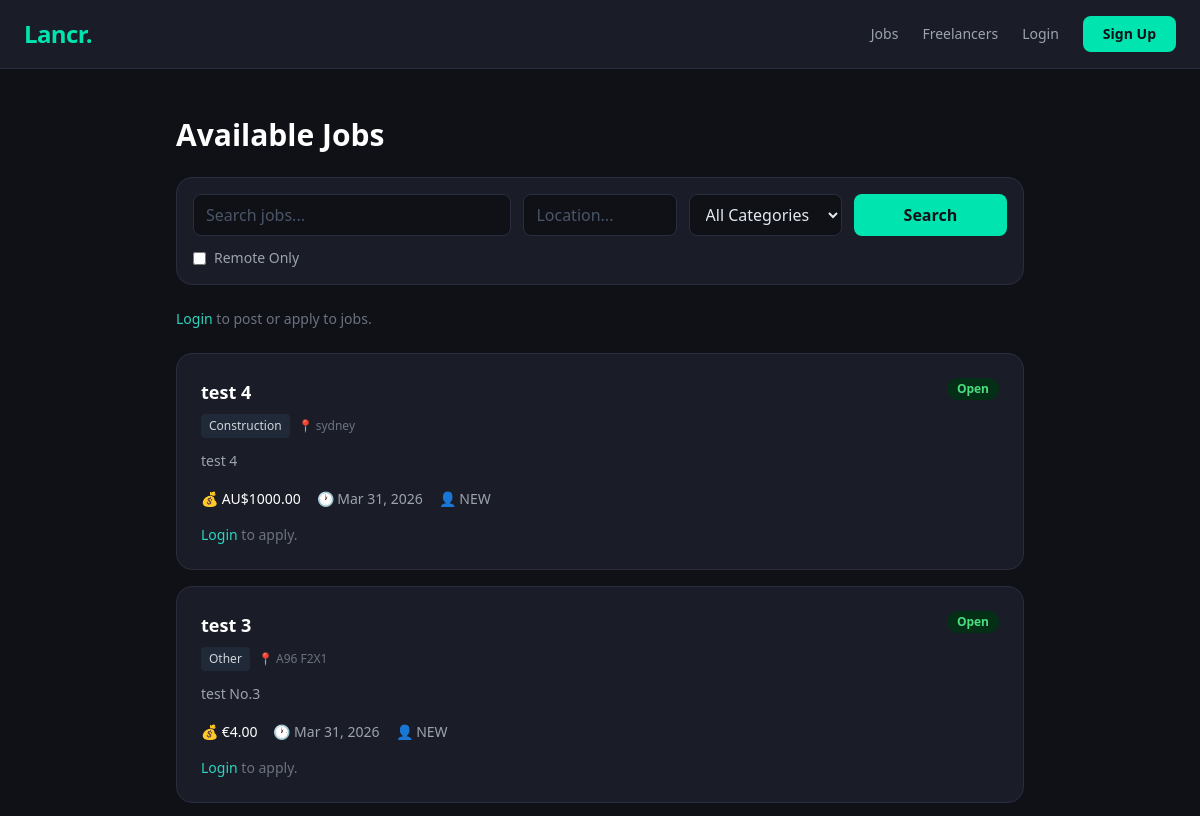
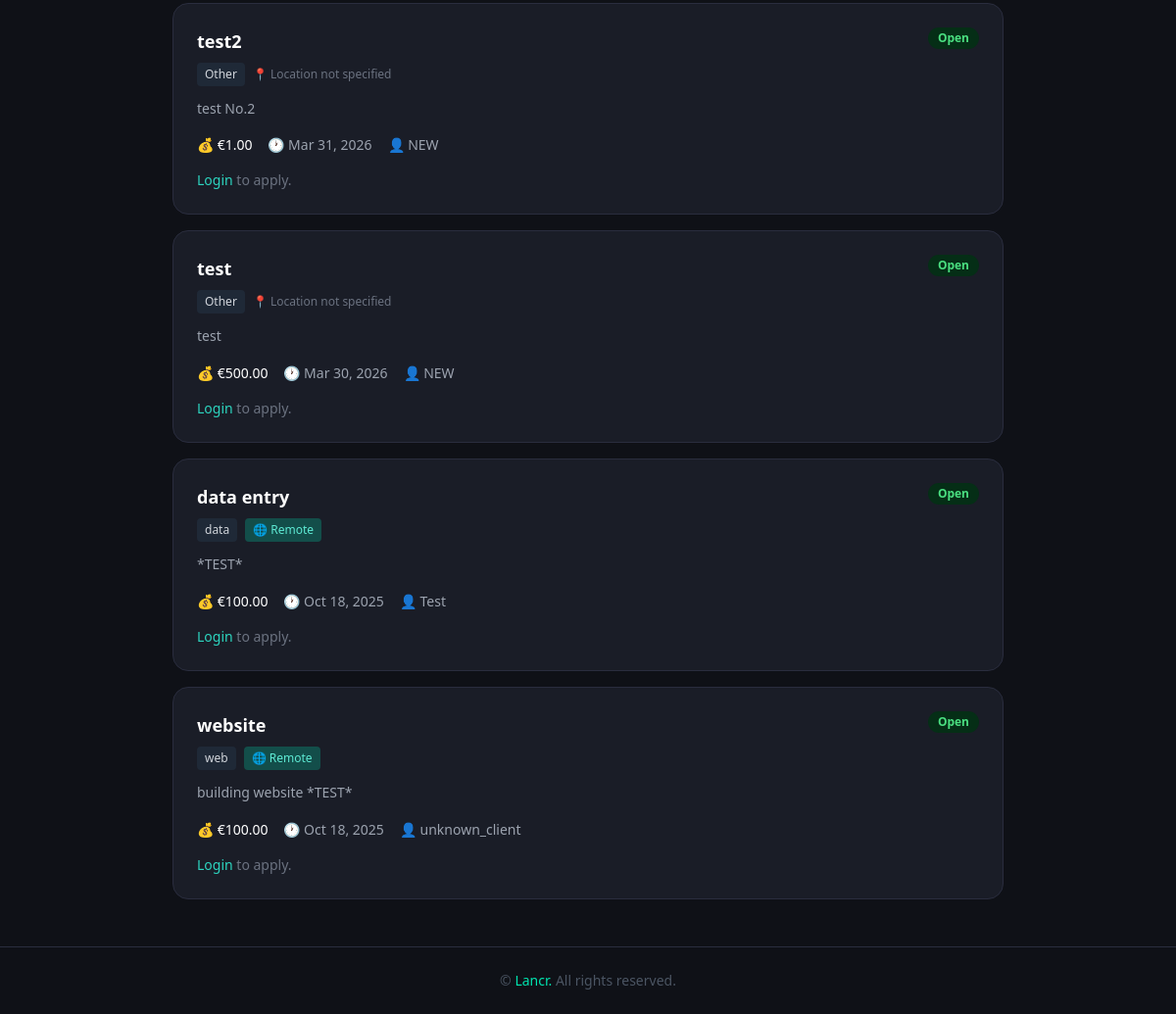
The page /jobs/ on the database as committed earlier (2 pictures, top to bottom).
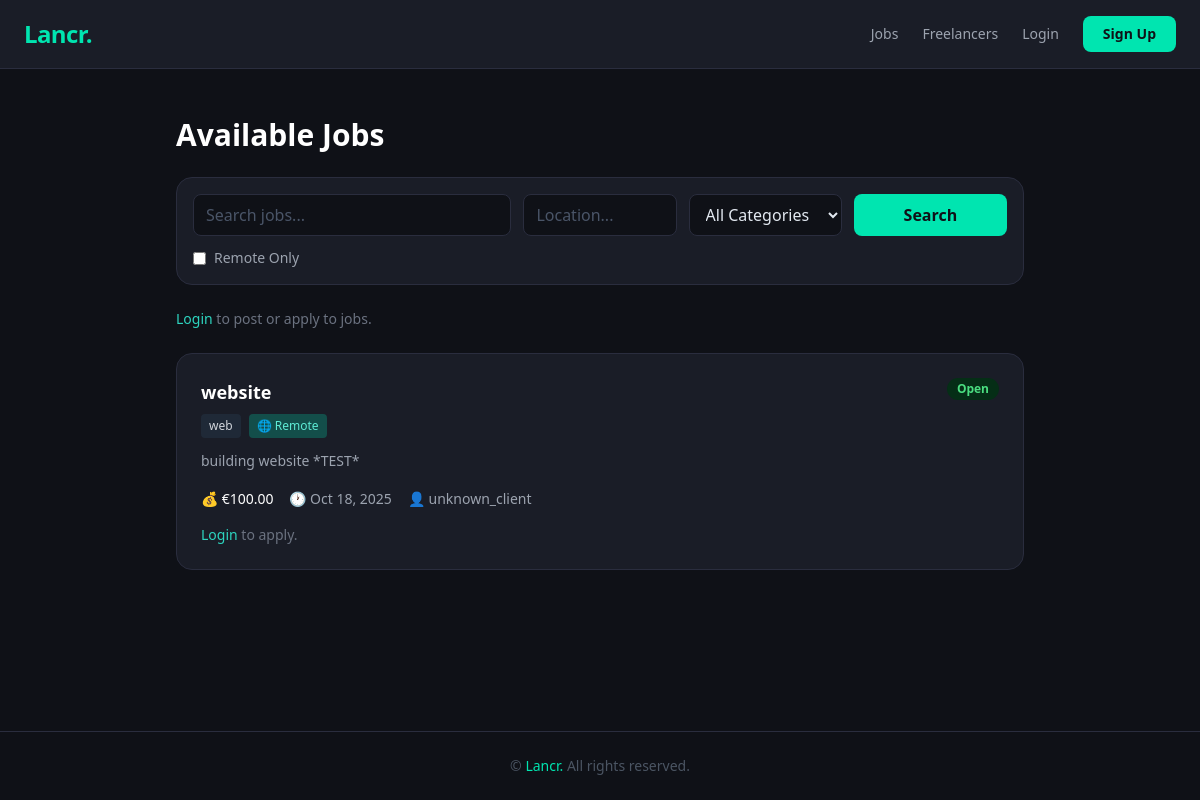
The same page on the database as committed later.
### jobs/models.py (models this page shows, shortened)
class Job(models.Model):
    CATEGORY_CHOICES = [
        ('construction', 'Construction'),
        ('plumbing', 'Plumbing'),
        ('electrical', 'Electrical'),
        ('carpentry', 'Carpentry'),
        ('painting', 'Painting & Decorating'),
        ('landscaping', 'Landscaping'),
        ('cleaning', 'Cleaning'),
        ('other', 'Other'),
    ]
    STATUS_CHOICES = [
        ('open', 'Open'),
        ('in_progress', 'In Progress'),
        ('closed', 'Closed'),
    ]
    CURRENCY_CHOICES = [
        ('EUR', '€ Euro'),
        ('USD', '$ US Dollar'),
        ('GBP', '£ British Pound'),
        ('CAD', 'CA$ Canadian Dollar'),
        ('AUD', 'AU$ Australian Dollar'),
    ]
    title = models.CharField(max_length=200)
    description = models.TextField()
    budget = models.DecimalField(max_digits=10, decimal_places=2)
    currency = models.CharField(max_length=3, choices=CURRENCY_CHOICES, default='EUR')
    category = models.CharField(max_length=50, choices=CATEGORY_CHOICES)
    location = models.CharField(max_length=100, blank=True, help_text="Leave blank if remote")
    remote = models.BooleanField(default=False)
    created_at = models.DateTimeField(auto_now_add=True)
    status = models.CharField(max_length=20, choices=STATUS_CHOICES, default='open')
    slug = models.SlugField(null=True, blank=True, unique=True)
    client = models.ForeignKey(
        settings.AUTH_USER_MODEL,
        on_delete=models.CASCADE,
        related_name='jobs_posted'
    )
    hired_freelancer = models.ForeignKey(
        settings.AUTH_USER_MODEL,
        on_delete=models.SET_NULL,
        null=True,
        blank=True,
        related_name='jobs_hired'
    )
    completed_by_client = models.BooleanField(default=False)
    completed_by_freelancer = models.BooleanField(default=False)
    class Meta:
        ordering = ['-created_at']

### accounts/models.py (models this page shows, shortened)
class User(AbstractUser):
    ROLE_CHOICES = (
        ('client', 'Client'),
        ('freelancer', 'Freelancer'),
    )
    role = models.CharField(max_length=20, choices=ROLE_CHOICES)

### jobs/views.py (the view)
# urls.py: path('jobs/', views.job_list, name='job_list'),
def job_list(request):
    jobs = Job.objects.filter(status="open").order_by("-created_at")
    query = request.GET.get("q")
    category = request.GET.get("category")
    remote = request.GET.get("remote")
    location = request.GET.get("location")  # add this
    if query:
        jobs = jobs.filter(title__icontains=query)
    if category:
        jobs = jobs.filter(category=category)
    if remote:
        jobs = jobs.filter(remote=True)
    if location:                                      # add this
        jobs = jobs.filter(location__icontains=location)  # and this
    return render(request, "jobs/job_list.html", {
        "jobs": jobs,
        "categories": Job.CATEGORY_CHOICES
    })

### jobs/context_processors.py (called while the page is built)
def notifications(request):
    if request.user.is_authenticated:
        unread_count = request.user.notifications.filter(is_read=False).count()
        return {'unread_count': unread_count}
    return {'unread_count': 0}

### jobs/templatetags/currency_tags.py (called while the page is built)
@register.filter
def currency_symbol(currency_code):
    return SYMBOLS.get(currency_code, currency_code)

### jobs/templates/jobs/job_list.html (shortened to what the changed rows need)
{% extends "base.html" %}
{% load static %}
{% block content %}
<div class="max-w-4xl mx-auto py-12 px-6">
  <div class="flex items-center justify-between mb-6">
    <h1 class="text-3xl font-bold text-white">Available Jobs</h1>
  </div>
  <ul id="jobItems" class="space-y-4">
    {% for job in jobs %}
      {% include "jobs/_job_card.html" %}
    {% endfor %}
  </ul>
</div>
{% endblock %}

### jobs/templates/jobs/_job_card.html (shortened to what this page needs)
{% load currency_tags %}
<li class="bg-card border border-subtle rounded-2xl p-6 bg-card-hover transition">
  <div class="flex items-start justify-between gap-4">
    <div class="flex-1">
      <a href="{% url 'job_detail' job.id %}" class="block group">
        <h3 class="text-lg font-semibold text-white group-hover:text-teal-400 transition">
          {{ job.title }}
        </h3>
      </a>
      <div class="mt-2 flex items-center gap-2 text-xs flex-wrap">
        <span class="bg-gray-800 text-gray-300 px-2 py-1 rounded">
          {{ job.get_category_display|default:"Uncategorized" }}
        </span>
        {% if job.remote %}
          <span class="bg-teal-900 text-teal-300 px-2 py-1 rounded">🌐 Remote</span>
        {% else %}
          <span class="text-gray-500">📍 {{ job.location|default:"Location not specified" }}</span>
        {% endif %}
      </div>
    </div>
    <span class="badge-{{ job.status }} shrink-0">{{ job.get_status_display }}</span>
  </div>
  <p class="text-gray-400 text-sm mt-3 leading-relaxed">
    {{ job.description|truncatewords:20 }}
  </p>
  <div class="mt-4 flex flex-wrap gap-4 text-sm text-gray-400">
    <span>💰 <span class="text-white font-medium">
      {{ job.currency|currency_symbol }}{{ job.budget|default:"N/A" }}
    </span></span>
    <span>🕐 {{ job.created_at|date:"M d, Y" }}</span>
    <span>👤 <a href="{% url 'profile_view' job.client.username %}"
                class="hover:text-teal-400 transition">{{ job.client.username }}</a></span>
  </div>
  {% if user.is_authenticated and user.profile.role == 'freelancer' and job.status == 'open' %}
  <form
    hx-post="{% url 'apply_job' job.id %}"
    hx-target="this"
    hx-swap="outerHTML"
    class="mt-4 space-y-3"
  >
    {% csrf_token %}
    <textarea name="cover_letter" placeholder="Add a short cover letter (optional)..."
              class="input-dark h-16 resize-none text-sm"></textarea>
    <button type="submit" class="btn-primary text-sm">Apply Now</button>
  </form>
  {% elif user.is_authenticated and user.profile.role == 'client' and job.client == user %}
  <div class="mt-4 flex gap-3">
    <a href="{% url 'job_edit' job.id %}" class="btn-secondary text-sm">Edit</a>
    <a href="{% url 'job_delete' job.id %}"
       class="text-red-500 hover:text-red-400 text-sm self-center">Delete</a>
  </div>
  {% elif not user.is_authenticated %}
  <p class="mt-4 text-sm text-gray-500">
    <a href="{% url 'login' %}" class="text-teal-400 hover:underline">Login</a> to apply.
  </p>
  {% endif %}
</li>

Rows that differ between the two databases and show on the page:
removed Job: title "test 4", category "Construction", location "sydney", status "Open", description "test 4", currency "AU$", budget "1000.00", created_at "Mar 31, 2026", client.username "NEW"
removed Job: title "test 3", category "Other", location "A96 F2X1", status "Open", description "test No.3", currency "€", budget "4.00", created_at "Mar 31, 2026", client.username "NEW"
removed Job: title "test2", category "Other", location "Location not specified", status "Open", description "test No.2", currency "€", budget "1.00", created_at "Mar 31, 2026", client.username "NEW"
removed Job: title "test", category "Other", location "Location not specified", status "Open", description "test", currency "€", budget "500.00", created_at "Mar 30, 2026", client.username "NEW"
removed Job: title "data entry", category "data", remote "🌐 Remote", status "Open", description "*TEST*", currency "€", budget "100.00", created_at "Oct 18, 2025", client.username "Test"
